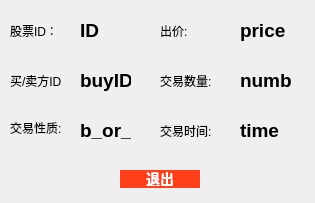
<?xml version="1.0" encoding="UTF-8"?>
<ui version="4.0">
 <class>trade_details</class>
 <widget class="QWidget" name="trade_details">
  <property name="geometry">
   <rect>
    <x>0</x>
    <y>0</y>
    <width>315</width>
    <height>203</height>
   </rect>
  </property>
  <property name="windowTitle">
   <string>交易详情</string>
  </property>
  <widget class="QPushButton" name="close">
   <property name="geometry">
    <rect>
     <x>120</x>
     <y>170</y>
     <width>80</width>
     <height>18</height>
    </rect>
   </property>
   <property name="styleSheet">
    <string notr="true">QPushButton{
	background-color: rgb(255, 63, 25);
border-color: rgb(138, 255, 255);
border-radius:25px;    /*设置圆角半径 */
padding:2px 4px;  /*QFrame边框与内部其它部件的距离*/
color:white;		/*字体颜色*/
font:bold 14px;		/*设置按钮文字和大小*/
}</string>
   </property>
   <property name="text">
    <string>退出</string>
   </property>
  </widget>
  <widget class="QLabel" name="label">
   <property name="geometry">
    <rect>
     <x>10</x>
     <y>20</y>
     <width>51</width>
     <height>21</height>
    </rect>
   </property>
   <property name="text">
    <string>股票ID：</string>
   </property>
  </widget>
  <widget class="QLabel" name="ID">
   <property name="geometry">
    <rect>
     <x>80</x>
     <y>20</y>
     <width>51</width>
     <height>21</height>
    </rect>
   </property>
   <property name="font">
    <font>
     <pointsize>14</pointsize>
     <bold>true</bold>
    </font>
   </property>
   <property name="text">
    <string>ID</string>
   </property>
  </widget>
  <widget class="QLabel" name="label_3">
   <property name="geometry">
    <rect>
     <x>10</x>
     <y>70</y>
     <width>51</width>
     <height>21</height>
    </rect>
   </property>
   <property name="text">
    <string>买/卖方ID：</string>
   </property>
  </widget>
  <widget class="QLabel" name="buy_ID">
   <property name="geometry">
    <rect>
     <x>80</x>
     <y>70</y>
     <width>51</width>
     <height>21</height>
    </rect>
   </property>
   <property name="font">
    <font>
     <pointsize>14</pointsize>
     <bold>true</bold>
    </font>
   </property>
   <property name="text">
    <string>buyID</string>
   </property>
  </widget>
  <widget class="QLabel" name="label_5">
   <property name="geometry">
    <rect>
     <x>10</x>
     <y>120</y>
     <width>51</width>
     <height>16</height>
    </rect>
   </property>
   <property name="text">
    <string>交易性质:</string>
   </property>
  </widget>
  <widget class="QLabel" name="b_or_s">
   <property name="geometry">
    <rect>
     <x>80</x>
     <y>120</y>
     <width>51</width>
     <height>21</height>
    </rect>
   </property>
   <property name="font">
    <font>
     <pointsize>14</pointsize>
     <bold>true</bold>
    </font>
   </property>
   <property name="text">
    <string>b_or_s</string>
   </property>
  </widget>
  <widget class="QLabel" name="label_7">
   <property name="geometry">
    <rect>
     <x>160</x>
     <y>20</y>
     <width>51</width>
     <height>21</height>
    </rect>
   </property>
   <property name="text">
    <string>出价:</string>
   </property>
  </widget>
  <widget class="QLabel" name="price">
   <property name="geometry">
    <rect>
     <x>240</x>
     <y>20</y>
     <width>51</width>
     <height>21</height>
    </rect>
   </property>
   <property name="font">
    <font>
     <pointsize>14</pointsize>
     <bold>true</bold>
    </font>
   </property>
   <property name="text">
    <string>price</string>
   </property>
  </widget>
  <widget class="QLabel" name="label_9">
   <property name="geometry">
    <rect>
     <x>160</x>
     <y>70</y>
     <width>51</width>
     <height>21</height>
    </rect>
   </property>
   <property name="text">
    <string>交易数量:</string>
   </property>
  </widget>
  <widget class="QLabel" name="number">
   <property name="geometry">
    <rect>
     <x>240</x>
     <y>70</y>
     <width>51</width>
     <height>21</height>
    </rect>
   </property>
   <property name="font">
    <font>
     <pointsize>14</pointsize>
     <bold>true</bold>
    </font>
   </property>
   <property name="text">
    <string>number</string>
   </property>
  </widget>
  <widget class="QLabel" name="label_11">
   <property name="geometry">
    <rect>
     <x>160</x>
     <y>120</y>
     <width>51</width>
     <height>21</height>
    </rect>
   </property>
   <property name="text">
    <string>交易时间:</string>
   </property>
  </widget>
  <widget class="QLabel" name="time">
   <property name="geometry">
    <rect>
     <x>240</x>
     <y>120</y>
     <width>51</width>
     <height>21</height>
    </rect>
   </property>
   <property name="font">
    <font>
     <pointsize>14</pointsize>
     <bold>true</bold>
    </font>
   </property>
   <property name="text">
    <string>time</string>
   </property>
  </widget>
 </widget>
 <resources/>
 <connections/>
</ui>
